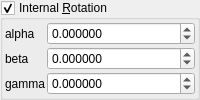
      <widget class="MyGroupBox" name="groupCheck_transf_rotation_enabled">
       <property name="title">
        <string>Internal &amp;Rotation</string>
       </property>
       <property name="checkable">
        <bool>true</bool>
       </property>
       <layout class="QVBoxLayout" name="verticalLayout_9" stretch="0">
        <property name="spacing">
         <number>2</number>
        </property>
        <property name="leftMargin">
         <number>2</number>
        </property>
        <property name="topMargin">
         <number>2</number>
        </property>
        <property name="rightMargin">
         <number>2</number>
        </property>
        <property name="bottomMargin">
         <number>2</number>
        </property>
        <item>
         <layout class="QGridLayout" name="gridLayout_21" columnstretch="0,1">
          <property name="spacing">
           <number>2</number>
          </property>
          <item row="1" column="0">
           <widget class="QLabel" name="label_43">
            <property name="text">
             <string notr="true">alpha</string>
            </property>
           </widget>
          </item>
          <item row="2" column="0">
           <widget class="QLabel" name="label_54">
            <property name="text">
             <string notr="true">beta</string>
            </property>
           </widget>
          </item>
          <item row="3" column="0">
           <widget class="QLabel" name="label_55">
            <property name="text">
             <string notr="true">gamma</string>
            </property>
           </widget>
          </item>
          <item row="1" column="1">
           <widget class="MyDoubleSpinBox" name="spinboxd3_transf_rotation_x">
            <property name="sizePolicy">
             <sizepolicy hsizetype="Minimum" vsizetype="Maximum">
              <horstretch>0</horstretch>
              <verstretch>0</verstretch>
             </sizepolicy>
            </property>
            <property name="prefix">
             <string/>
            </property>
            <property name="suffix">
             <string/>
            </property>
            <property name="decimals">
             <number>6</number>
            </property>
            <property name="minimum">
             <double>-36000.000000000000000</double>
            </property>
            <property name="maximum">
             <double>36000.000000000000000</double>
            </property>
            <property name="singleStep">
             <double>1.000000000000000</double>
            </property>
           </widget>
          </item>
          <item row="2" column="1">
           <widget class="MyDoubleSpinBox" name="spinboxd3_transf_rotation_y">
            <property name="sizePolicy">
             <sizepolicy hsizetype="Minimum" vsizetype="Maximum">
              <horstretch>0</horstretch>
              <verstretch>0</verstretch>
             </sizepolicy>
            </property>
            <property name="prefix">
             <string/>
            </property>
            <property name="suffix">
             <string/>
            </property>
            <property name="decimals">
             <number>6</number>
            </property>
            <property name="minimum">
             <double>-36000.000000000000000</double>
            </property>
            <property name="maximum">
             <double>36000.000000000000000</double>
            </property>
            <property name="singleStep">
             <double>1.000000000000000</double>
            </property>
           </widget>
          </item>
          <item row="3" column="1">
           <widget class="MyDoubleSpinBox" name="spinboxd3_transf_rotation_z">
            <property name="sizePolicy">
             <sizepolicy hsizetype="Minimum" vsizetype="Maximum">
              <horstretch>0</horstretch>
              <verstretch>0</verstretch>
             </sizepolicy>
            </property>
            <property name="prefix">
             <string/>
            </property>
            <property name="suffix">
             <string/>
            </property>
            <property name="decimals">
             <number>6</number>
            </property>
            <property name="minimum">
             <double>-36000.000000000000000</double>
            </property>
            <property name="maximum">
             <double>36000.000000000000000</double>
            </property>
            <property name="singleStep">
             <double>1.000000000000000</double>
            </property>
           </widget>
          </item>
         </layout>
        </item>
       </layout>
      </widget>
